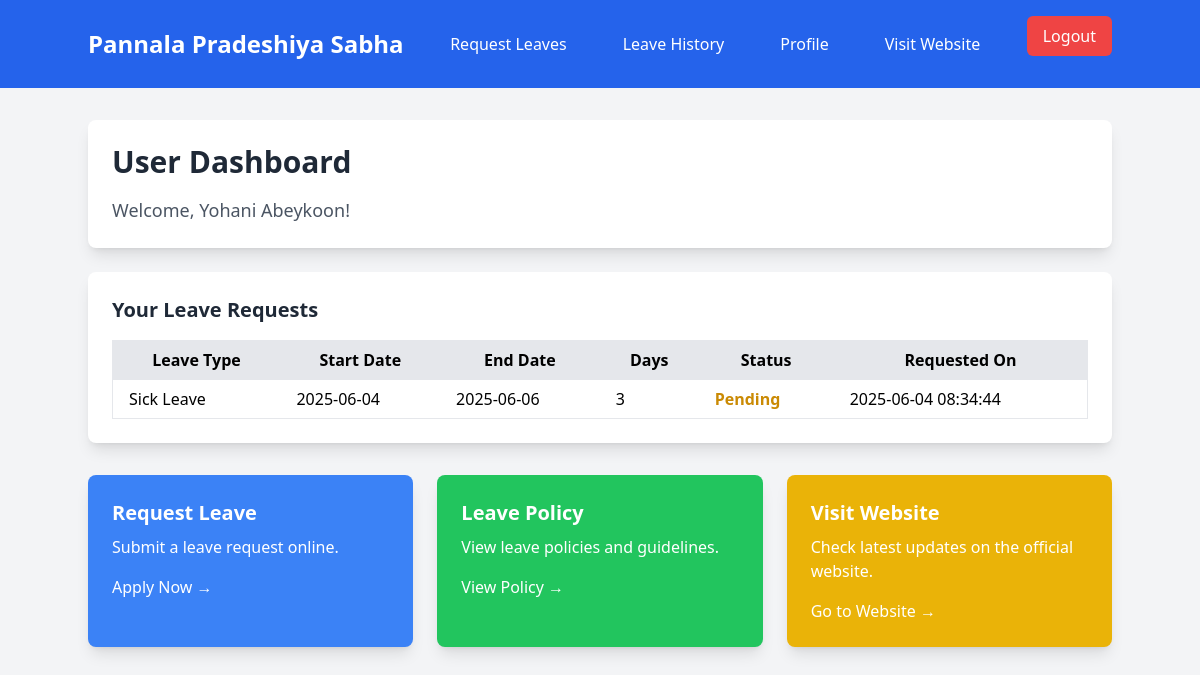
/user/user-dashboard.php (signed in), run on an earlier commit of the app's database.
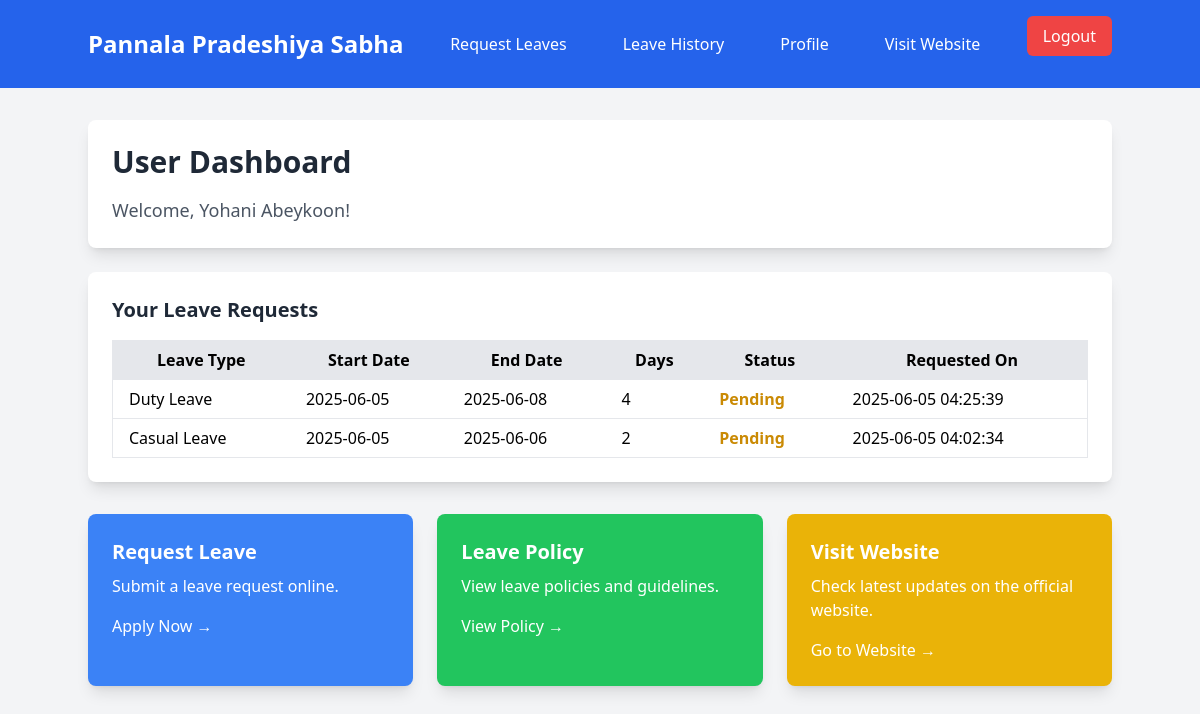
And on a later commit of the database.
### tables this page shows
CREATE TABLE `wp_leave_request` (
  `request_id` int(11) NOT NULL,
  `user_id` int(11) NOT NULL,
  `leave_type` varchar(50) DEFAULT NULL,
  `leave_start_date` date NOT NULL,
  `leave_end_date` date NOT NULL,
  `number_of_days` int(11) NOT NULL,
  `reason` text DEFAULT NULL,
  `substitute` varchar(255) DEFAULT NULL,
  `status` int(11) DEFAULT NULL COMMENT '1-pending, 2-accept, 3-reject',
  `step_1_approver_id` int(11) DEFAULT NULL,
  `step_1_status` enum('pending','approved','rejected') DEFAULT 'pending',
  `step_1_date` datetime DEFAULT NULL,
  `step_2_approver_id` int(11) DEFAULT NULL,
  `step_2_status` enum('pending','approved','rejected') DEFAULT 'pending',
  `step_2_date` datetime DEFAULT NULL,
  `step_3_approver_id` int(11) DEFAULT NULL,
  `step_3_status` enum('pending','approved','rejected') DEFAULT 'pending',
  `step_3_date` datetime DEFAULT NULL,
  `final_status` enum('pending','approved','rejected') DEFAULT 'pending',
  `created_at` timestamp NOT NULL DEFAULT current_timestamp(),
  `updated_at` timestamp NOT NULL DEFAULT current_timestamp() ON UPDATE current_timestamp(),
  `sub_office` varchar(255) NOT NULL,
  `office_type` enum('head','sub') DEFAULT 'head',
  `rejection_remark` text DEFAULT NULL,
  `department_id` int(11) DEFAULT NULL
);

### user/user-dashboard.php (the view, shortened to what this page needs)
<?php
require '../includes/dbconfig.php';
require '../includes/user-navbar.php';
$user_id = $_SESSION['user']['id'];
$full_name = $_SESSION['user']['first_name'] . ' ' . $_SESSION['user']['last_name'];
$sql = "SELECT leave_type, leave_start_date, leave_end_date, number_of_days, status, created_at
        FROM wp_leave_request WHERE user_id = ? ORDER BY created_at DESC";
$stmt = $conn->prepare($sql);
$leave_history = [];
if ($stmt) {
    $stmt->bind_param("i", $user_id);
    $stmt->execute();
    $result = $stmt->get_result();
    while ($row = $result->fetch_assoc()) {
        $leave_history[] = $row;
    }
}
?>
<!DOCTYPE html>
<html lang="en">
<head>
    <script src="https://cdn.tailwindcss.com"></script>
</head>
<body class="bg-gray-100">
    <div class="container mx-auto mt-8">
        <div class="bg-white p-6 rounded-lg shadow-lg">
            <h1 class="text-3xl font-bold text-gray-800">User Dashboard</h1>
            <p class="text-lg text-gray-600 mt-4">Welcome, <?php echo htmlspecialchars($full_name); ?>!</p>
        </div>
        <div class="mt-6 bg-white p-6 rounded-lg shadow-lg">
            <h2 class="text-xl font-semibold text-gray-800">Your Leave Requests</h2>
            <?php if (count($leave_history) > 0) : ?>
                <div class="overflow-x-auto mt-4">
                    <table class="min-w-full bg-white border border-gray-300">
                        <thead class="bg-gray-200">
                            <tr>
                                <th class="px-4 py-2 border">Leave Type</th>
                                <th class="px-4 py-2 border">Start Date</th>
                                <th class="px-4 py-2 border">End Date</th>
                                <th class="px-4 py-2 border">Days</th>
                                <th class="px-4 py-2 border">Status</th>
                                <th class="px-4 py-2 border">Requested On</th>
                            </tr>
                        </thead>
<tbody>
    <?php foreach ($leave_history as $leave) : ?>
        <?php
            switch ($leave['status']) {
                case 1:
                    $status_label = 'Pending';
                    $status_class = 'text-yellow-600';
                    break;
            }
        ?>
        <tr class="border">
            <td class="px-4 py-2"><?php echo htmlspecialchars($leave['leave_type']); ?></td>
            <td class="px-4 py-2"><?php echo htmlspecialchars($leave['leave_start_date']); ?></td>
            <td class="px-4 py-2"><?php echo htmlspecialchars($leave['leave_end_date']); ?></td>
            <td class="px-4 py-2"><?php echo htmlspecialchars($leave['number_of_days']); ?></td>
            <td class="px-4 py-2 font-semibold <?php echo $status_class; ?>">
                <?php echo $status_label; ?>
            </td>
            <td class="px-4 py-2"><?php echo htmlspecialchars($leave['created_at']); ?></td>
        </tr>
    <?php endforeach; ?>
</tbody>
                    </table>
                </div>
            <?php else : ?>
                <p class="text-gray-600 mt-2">No leave requests found.</p>
            <?php endif; ?>
        </div>
        <div class="grid grid-cols-1 sm:grid-cols-2 lg:grid-cols-3 gap-6 mt-8">
            <div class="bg-blue-500 text-white p-6 rounded-lg shadow-lg hover:bg-blue-600">
                <h2 class="text-xl font-semibold">Request Leave</h2>
                <p class="mt-2">Submit a leave request online.</p>
                <a href="./leave_request.php" class="text-white mt-4 inline-block">Apply Now →</a>
            </div>
            <div class="bg-green-500 text-white p-6 rounded-lg shadow-lg hover:bg-green-600">
                <h2 class="text-xl font-semibold">Leave Policy</h2>
                <p class="mt-2">View leave policies and guidelines.</p>
                <a href="./leave_policy.php" class="text-white mt-4 inline-block">View Policy →</a>
            </div>
            <div class="bg-yellow-500 text-white p-6 rounded-lg shadow-lg hover:bg-yellow-600">
                <h2 class="text-xl font-semibold">Visit Website</h2>
                <p class="mt-2">Check latest updates on the official website.</p>
                <a href="https://pannalaps.lk/" target="_blank" class="text-white mt-4 inline-block">Go to Website →</a>
            </div>
        </div>
    </div>
</body>
</html>

### includes/user-navbar.php (shortened to what this page needs)
<nav class="bg-blue-600 p-4">
    <div class="container mx-auto flex items-center justify-between">
        <div class="text-white text-2xl font-bold">
            <a href="./user-dashboard.php">Pannala Pradeshiya Sabha</a>
        </div>
        <div class="hidden md:flex space-x-6">
            <a href="./leave_request.php" class="text-white hover:bg-blue-700 px-4 py-2 rounded-md">Request Leaves</a>
            <a href="./leave_history.php" class="text-white hover:bg-blue-700 px-4 py-2 rounded-md">Leave History</a>
            <a href="./profile.php" class="text-white hover:bg-blue-700 px-4 py-2 rounded-md">Profile</a>
            <a href="https://pannalaps.lk/" target="_blank" class="text-white hover:bg-blue-700 px-4 py-2 rounded-md">Visit Website</a>
        </div>
        <form method="POST" action="../logout.php">
            <button type="submit" class="bg-red-500 text-white px-4 py-2 rounded-md hover:bg-red-600">Logout</button>
        </form>
    </div>
</nav>

What changed in the data, as far as the page shows it:
removed wp_leave_request: leave_type "Sick Leave", leave_start_date "2025-06-04", leave_end_date "2025-06-06", number_of_days "3", status "Pending", created_at "2025-06-04 08:34:44"
added wp_leave_request: leave_type "Duty Leave", leave_start_date "2025-06-05", leave_end_date "2025-06-08", number_of_days "4", status "Pending", created_at "2025-06-05 04:25:39"
added wp_leave_request: leave_type "Casual Leave", leave_start_date "2025-06-05", leave_end_date "2025-06-06", number_of_days "2", status "Pending", created_at "2025-06-05 04:02:34"
